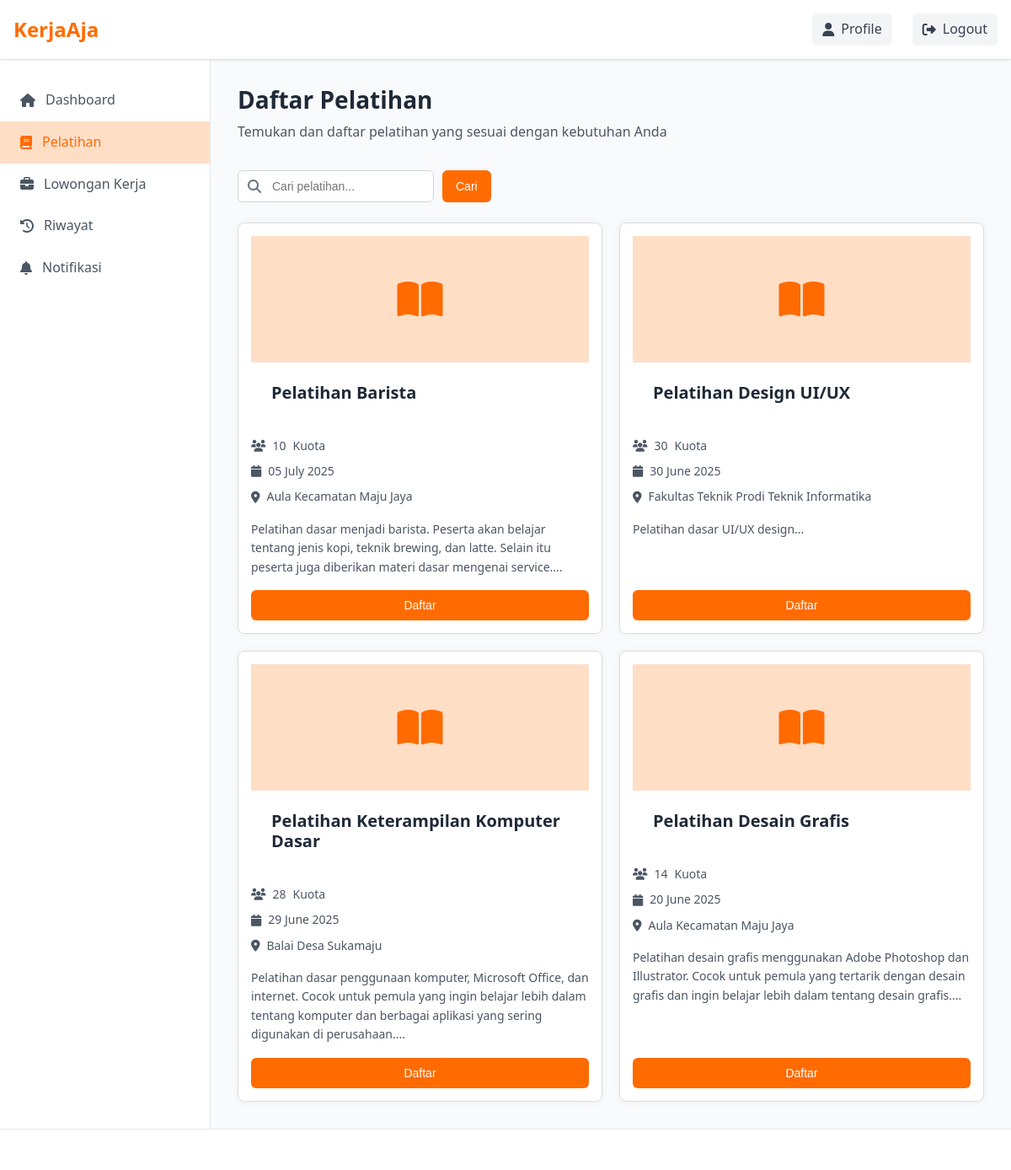
The app's page /User/pelatihan.php (signed in), older data.
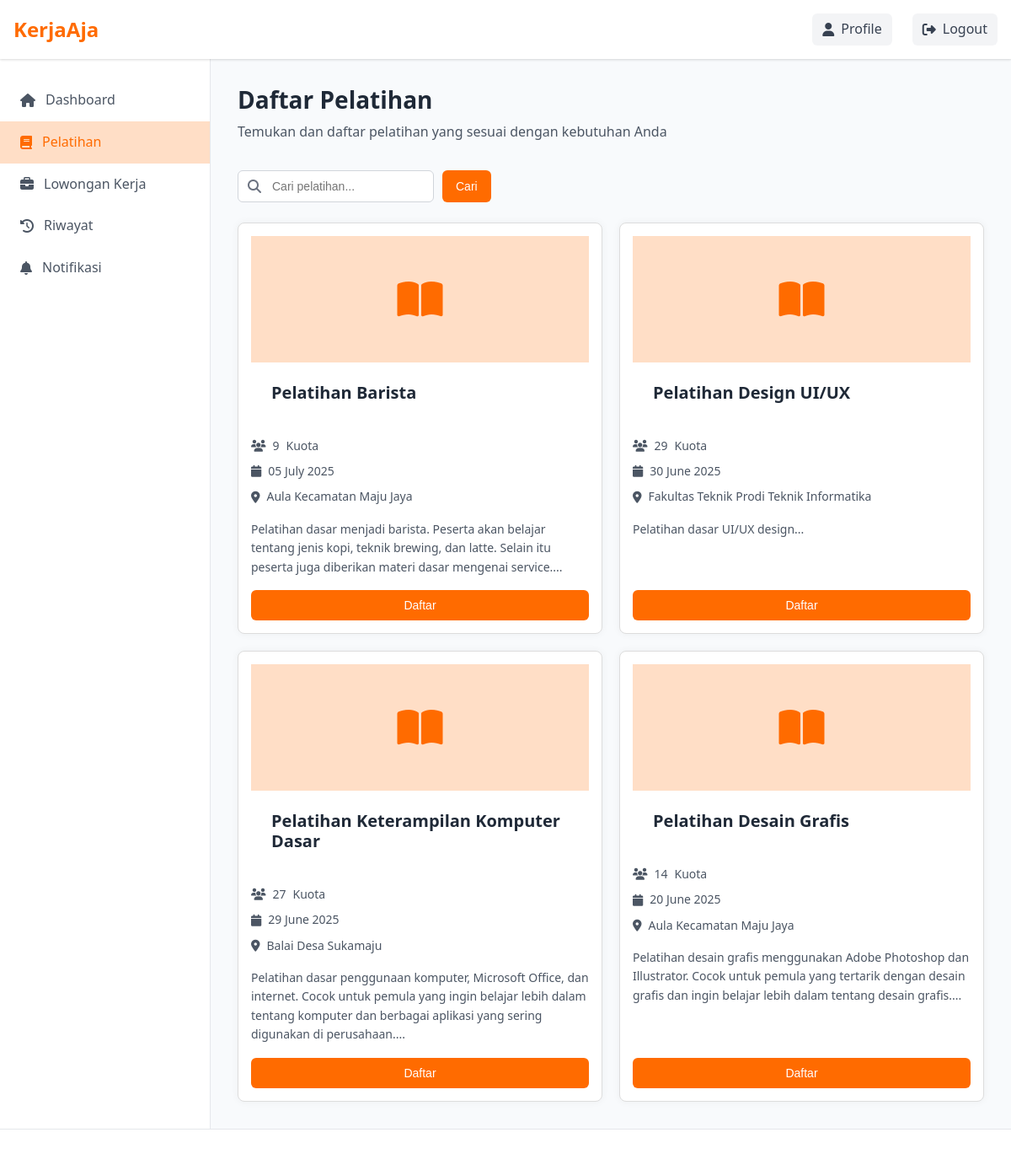
The same page, newer data.
### tables this page shows
CREATE TABLE `pelatihan` (
  `pelatihan_id` int(11) NOT NULL,
  `nama` varchar(150) NOT NULL,
  `lokasi` varchar(100) DEFAULT NULL,
  `tanggal` date DEFAULT NULL,
  `kuota` int(10) NOT NULL,
  `deskripsi` text DEFAULT NULL,
  `created_by` int(11) DEFAULT NULL
);

### User/pelatihan.php (the view, shortened to what this page needs)
<?php
include '../auth/koneksi.php';
$query_sql = "SELECT * FROM pelatihan";
$search_term = '';
$query_sql .= " ORDER BY tanggal DESC";
$stmt = $conn->prepare($query_sql);
$stmt->execute();
$result = $stmt->get_result();
?>
<!DOCTYPE html>
<html lang="id">
<head>
    <link rel="stylesheet" href="../css/style.css">
    <link rel="stylesheet" href="https://cdnjs.cloudflare.com/ajax/libs/font-awesome/6.4.0/css/all.min.css">
</head>
<body>
    <header class="header">
        <div class="container">
            <div class="logo">
                <a href="dashboard.php">KerjaAja</a>
            </div>
            <nav class="nav">
                <ul>
                    <li><a href="profile.php" class="btn-logout"><i class="fas fa-user"></i> Profile</a></li>
                    <li><a href="../auth/logout.php" class="btn-logout"><i class="fas fa-sign-out-alt"></i> Logout</a>
                    </li>
                </ul>
            </nav>
        </div>
    </header>
    <div class="dashboard-container">
        <aside class="sidebar">
            <nav class="sidebar-nav">
                <ul>
                    <li><a href="dashboard.php"><i class="fas fa-home"></i> Dashboard</a></li>
                    <li><a href="pelatihan.php" class="active"><i class="fas fa-book"></i> Pelatihan</a></li>
                    <li><a href="lowongan.php"><i class="fas fa-briefcase"></i> Lowongan Kerja</a></li>
                    <li><a href="riwayat.php"><i class="fas fa-history"></i> Riwayat</a></li>
                    <li><a href="notifications.php"><i class="fas fa-bell"></i> Notifikasi</a></li>
                </ul>
            </nav>
        </aside>
        <main class="main-content">
            <div class="page-header">
                <h1>Daftar Pelatihan</h1>
                <p>Temukan dan daftar pelatihan yang sesuai dengan kebutuhan Anda</p>
            </div>
            <div class="search-container">
                <form action="pelatihan.php" method="GET" class="search-form">
                    <div class="search-input">
                        <i class="fas fa-search"></i>
                        <input type="text" name="search" placeholder="Cari pelatihan..."
                            value="<?php echo htmlspecialchars($search_term); ?>">
                    </div>
                    <button type="submit" class="btn btn-primary">Cari</button>
                </form>
            </div>
            <div class="training-grid" id="trainingGrid">
                <?php
                if ($result->num_rows > 0):
                    while ($row = $result->fetch_assoc()):
                        $nama = htmlspecialchars($row['nama']);
                        $kuota = htmlspecialchars($row['kuota']);
                        $lokasi = htmlspecialchars($row['lokasi']);
                        $deskripsi_singkat = htmlspecialchars(substr($row['deskripsi'], 0, 200)) . '...';
                        $tanggal_formatted = date('d F Y', strtotime($row['tanggal']));
                ?>
                <div class="training-item">
                    <div class="training-image"><i class="fas fa-book-open"></i></div>
                    <div class="training-content">
                        <h3><?php echo $nama; ?></h3>
                    </div>
                    <div class="training-details">
                        <p><i class="fas fa-users"></i><span class="kuota-display"><?php echo $kuota; ?></span> Kuota
                        </p>
                        <p><i class="fas fa-calendar"></i> <?php echo $tanggal_formatted; ?></p>
                        <p><i class="fas fa-map-marker-alt"></i> <?php echo $lokasi; ?></p>
                    </div>
                    <p class="training-description"><?php echo $deskripsi_singkat; ?></p>
                    <button class="btn btn-primary btn-block register-btn"
                        data-id="<?php echo $row['pelatihan_id']; ?>">Daftar</button>
                </div>
                <?php
                    endwhile;
                endif;
                ?>
            </div>
        </main>
    </div>
    <footer class="footer">
    </footer>
</body>
</html>

Row changes from the older to the newer data that the page shows:
changed pelatihan "Pelatihan Barista": kuota "10" → "9"
changed pelatihan "Pelatihan Design UI/UX": kuota "30" → "29"
changed pelatihan "Pelatihan Keterampilan Komputer Dasar": kuota "28" → "27"
